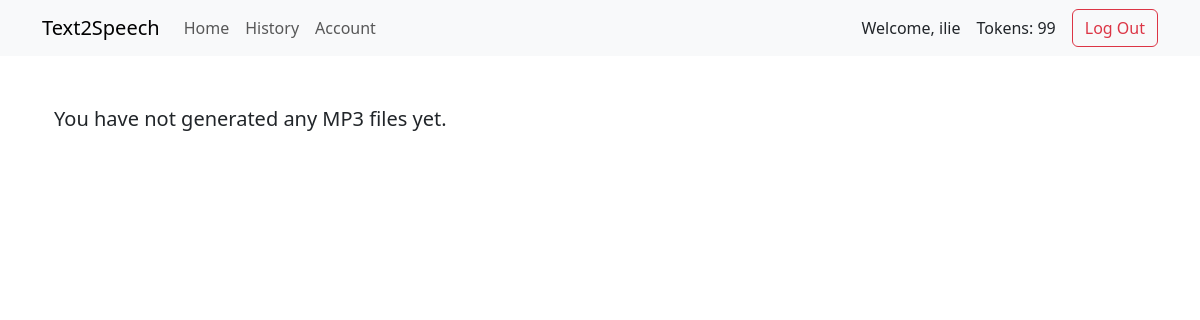
The app's page /history/ (signed in), older data.
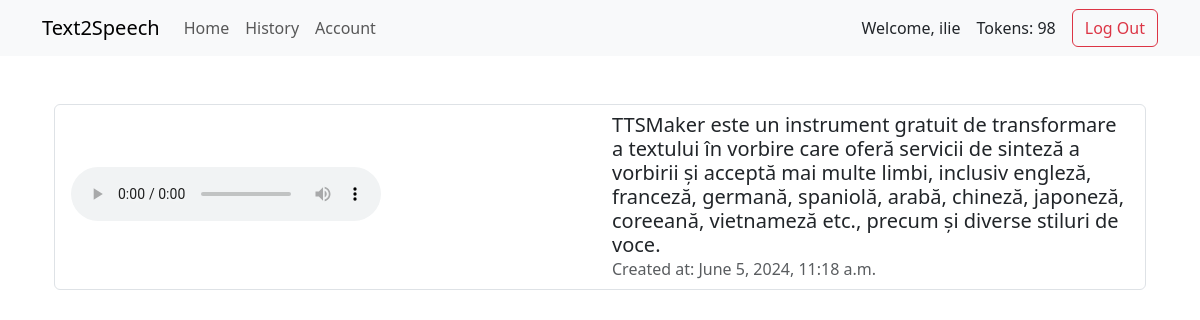
The same page, newer data.
### accounts/models.py (models this page shows)
class CustomUser(AbstractUser):
    tokens = models.IntegerField(default=100)

### text2speech/models.py (models this page shows, shortened)
class MP3File(models.Model):
    name = models.CharField(max_length=50)
    text = models.CharField(max_length=1000)
    file_location = models.FileField()
    owner = models.ForeignKey(CustomUser, on_delete=models.CASCADE)
    created_at = models.DateTimeField(auto_now_add=True)

### text2speech/views.py (the view)
# urls.py: path("history/", history_page_view, name="history"),
@login_required(login_url="signup")
def history_page_view(request):
    user_mp3_files = MP3File.objects.filter(owner=request.user)
    context = {
        'user_mp3_files': user_mp3_files
    }
    return render(request, 'history.html', context)

### text2speech/templates/history.html (shortened to what this page needs)
{% extends "_base.html" %}
{% block content %}
<div class="container mt-5">
    {% if user_mp3_files %}
    <div class="row">
        <div class="col">
            <ul class="list-group">
                {% for mp3_file in user_mp3_files %}
                <li class="list-group-item">
                    <div class="row align-items-center">
                        <div class="col-md-6">
                            <audio controls class="me-3" style="width: 60%;">
                                <source src="{{ MEDIA_URL }}{{ mp3_file.name }}" type="audio/mpeg">
                            </audio>
                        </div>
                        <div class="col-md-6">
                            <div>
                                <h5 class="mb-0">{{ mp3_file.text }}</h5>
                                <p class="text-muted mb-0">Created at: {{ mp3_file.created_at }}</p>
                            </div>
                        </div>
                    </div>
                </li>
                {% endfor %}
            </ul>
        </div>
    </div>
    {% else %}
    <div class="row">
        <div class="col">
            <p class="lead">You have not generated any MP3 files yet.</p>
        </div>
    </div>
    {% endif %}
</div>
{% endblock content %}

### text2speech/templates/_base.html (shortened to what this page needs)
<!DOCTYPE html>
<html lang="en">
<head>
    <link href="https://cdn.jsdelivr.net/npm/bootstrap@5.3.3/dist/css/bootstrap.min.css" rel="stylesheet">
</head>
<body>
<nav class="navbar navbar-expand-lg navbar-light bg-light">
    <div class="container">
        <a class="navbar-brand" href="/">Text2Speech</a>
        <div class="collapse navbar-collapse justify-content-between" id="navbarNavAltMarkup">
            <div class="navbar-nav">
                <a class="nav-link" href="/">Home</a>
                <a class="nav-link" href="/history">History</a>
                <a class="nav-link" href="/account">Account</a>
            </div>
            <div class="d-flex align-items-center">
                <span class="me-3">Welcome, {{ user.username }}</span>
                <span class="me-3">Tokens: {{ user.tokens }}</span>
                <form method="post" action="{% url 'logout' %}">
                    <button type="submit" class="btn btn-outline-danger">Log Out</button>
                </form>
            </div>
        </div>
    </div>
</nav>
<div class="container mt-5">
    {% block content %}
    {% endblock %}
</div>
</body>
</html>

Row changes from the older to the newer data that the page shows:
changed CustomUser "ilie": tokens "99" → "98"
added MP3File: text "TTSMaker este un instrument gratuit de transformare a textului în vorbire care oferă servicii de sinteză a vorbirii și acceptă mai multe limbi, inclusiv engleză, franceză, germană, spaniolă, arabă, chineză, japoneză, coreeană, vietnameză etc., precum și diverse stiluri de voce.", created_at "June 5, 2024, 11:18 a.m."
Text that changed along with them:
text no longer shown: "You have not generated any MP3 files yet."
